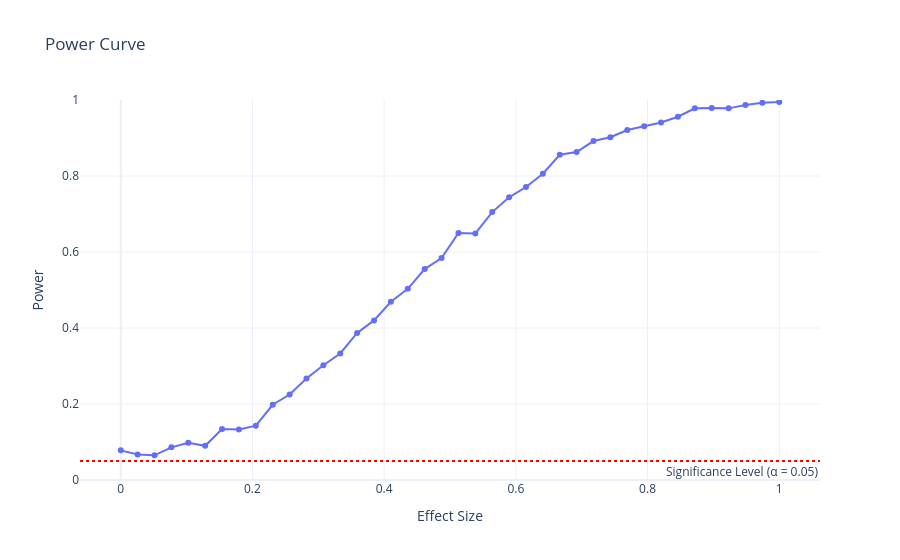
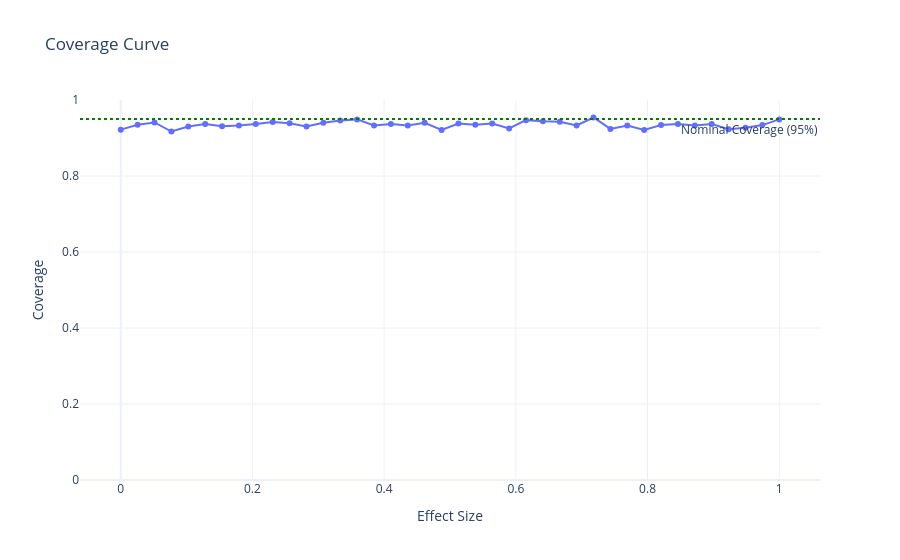
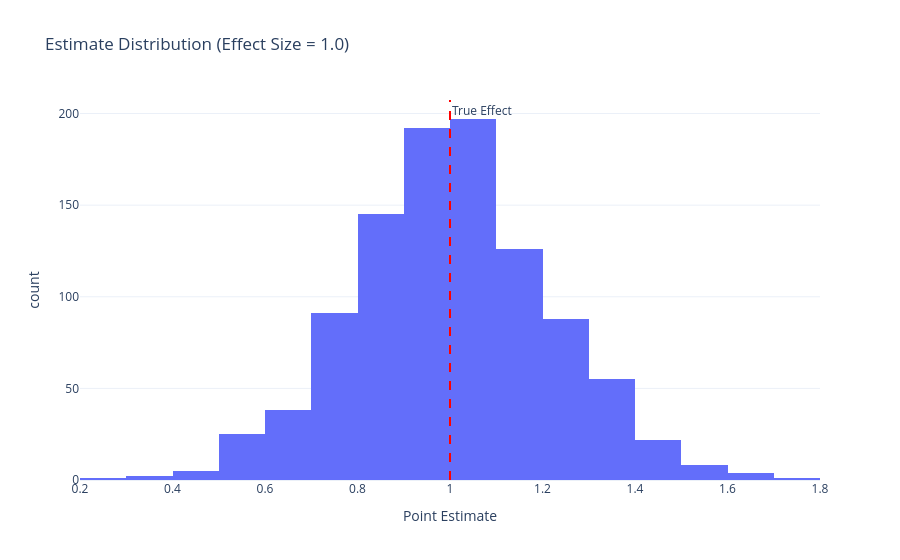
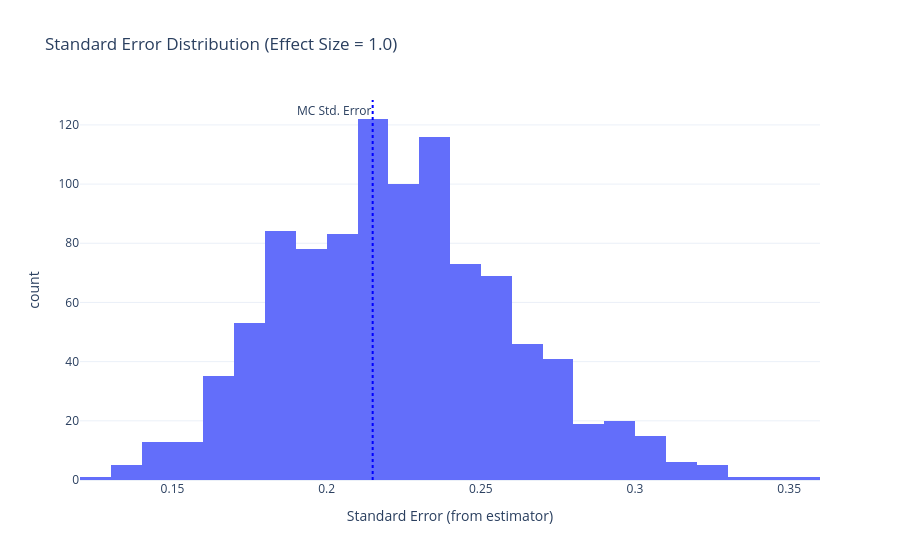

Here is the notebook cell these charts were saved with, in order:
### Code cell
parametric_plotter = SimulationPlotter(parametric_runner)

# Power Curve
fig1 = parametric_plotter.plot_power_curve()
fig1.show()

# Coverage Curve
fig2 = parametric_plotter.plot_coverage_curve()
fig2.show()

# Estimate Distribution
fig3 = parametric_plotter.plot_estimate_distribution(effect_size=effect_sizes[-1])
fig3.show()

# Standard Error Histogram + MCSE overlay
fig4 = parametric_plotter.plot_standard_error_distribution(effect_size=effect_sizes[-1])
fig4.show()

# Bias Curve: mean estimate - true effect
fig5 = parametric_plotter.plot_bias_curve()
fig5.show()

# Standard Error Bias Curve: mean(estimator SE) - std(estimates)
fig6 = parametric_plotter.plot_se_bias_curve()
fig6.show()

### Figure 1 — Plotly figure (JSON) as saved in the notebook; plotly's stock layout.template omitted (floating-point values rounded to 4 significant figures)
{"data": [{"hovertemplate": "Effect Size=%{x}<br>Power=%{y}<extra></extra>", "legendgroup": "", "line": {"color": "#636efa", "dash": "solid"}, "marker": {"symbol": "circle"}, "mode": "lines+markers", "name": "", "orientation": "v", "showlegend": false, "type": "scatter", "x": [0.0, 0.02564, 0.05128, 0.07692, 0.1026, 0.1282, 0.1538, 0.1795, 0.2051, 0.2308, 0.2564, 0.2821, 0.3077, 0.3333, 0.359, 0.3846, 0.4103, 0.4359, 0.4615, 0.4872, 0.5128, 0.5385, 0.5641, 0.5897, 0.6154, 0.641, 0.6667, 0.6923, 0.7179, 0.7436, 0.7692, 0.7949, 0.8205, 0.8462, 0.8718, 0.8974, 0.9231, 0.9487, 0.9744, 1.0], "xaxis": "x", "y": [0.078, 0.067, 0.065, 0.086, 0.098, 0.09, 0.134, 0.133, 0.143, 0.198, 0.225, 0.267, 0.302, 0.333, 0.387, 0.42, 0.469, 0.503, 0.555, 0.584, 0.65, 0.649, 0.705, 0.744, 0.771, 0.806, 0.856, 0.863, 0.892, 0.902, 0.921, 0.931, 0.941, 0.956, 0.978, 0.979, 0.978, 0.987, 0.993, 0.995], "yaxis": "y"}], "layout": {"annotations": [{"showarrow": false, "text": "Significance Level (α = 0.05)", "x": 1, "xanchor": "right", "xref": "x domain", "y": 0.05, "yanchor": "top", "yref": "y"}], "legend": {"tracegroupgap": 0}, "shapes": [{"line": {"color": "red", "dash": "dot"}, "type": "line", "x0": 0, "x1": 1, "xref": "x domain", "y0": 0.05, "y1": 0.05, "yref": "y"}], "title": {"text": "Power Curve"}, "xaxis": {"anchor": "y", "domain": [0, 1], "title": {"text": "Effect Size"}}, "yaxis": {"anchor": "x", "domain": [0, 1], "range": [0, 1], "title": {"text": "Power"}}}}

### Figure 2 — Plotly figure (JSON) as saved in the notebook; plotly's stock layout.template omitted (floating-point values rounded to 4 significant figures)
{"data": [{"hovertemplate": "Effect Size=%{x}<br>Coverage=%{y}<extra></extra>", "legendgroup": "", "line": {"color": "#636efa", "dash": "solid"}, "marker": {"symbol": "circle"}, "mode": "lines+markers", "name": "", "orientation": "v", "showlegend": false, "type": "scatter", "x": [0.0, 0.02564, 0.05128, 0.07692, 0.1026, 0.1282, 0.1538, 0.1795, 0.2051, 0.2308, 0.2564, 0.2821, 0.3077, 0.3333, 0.359, 0.3846, 0.4103, 0.4359, 0.4615, 0.4872, 0.5128, 0.5385, 0.5641, 0.5897, 0.6154, 0.641, 0.6667, 0.6923, 0.7179, 0.7436, 0.7692, 0.7949, 0.8205, 0.8462, 0.8718, 0.8974, 0.9231, 0.9487, 0.9744, 1.0], "xaxis": "x", "y": [0.922, 0.935, 0.941, 0.917, 0.93, 0.937, 0.931, 0.933, 0.937, 0.942, 0.939, 0.93, 0.94, 0.946, 0.949, 0.933, 0.937, 0.933, 0.94, 0.921, 0.938, 0.935, 0.938, 0.925, 0.947, 0.944, 0.943, 0.933, 0.954, 0.924, 0.933, 0.921, 0.934, 0.937, 0.933, 0.937, 0.923, 0.927, 0.934, 0.949], "yaxis": "y"}], "layout": {"annotations": [{"showarrow": false, "text": "Nominal Coverage (95%)", "x": 1, "xanchor": "right", "xref": "x domain", "y": 0.95, "yanchor": "top", "yref": "y"}], "legend": {"tracegroupgap": 0}, "shapes": [{"line": {"color": "green", "dash": "dot"}, "type": "line", "x0": 0, "x1": 1, "xref": "x domain", "y0": 0.95, "y1": 0.95, "yref": "y"}], "title": {"text": "Coverage Curve"}, "xaxis": {"anchor": "y", "domain": [0, 1], "title": {"text": "Effect Size"}}, "yaxis": {"anchor": "x", "domain": [0, 1], "range": [0, 1], "title": {"text": "Coverage"}}}}

### Figure 3 — Plotly figure (JSON) as saved in the notebook; plotly's stock layout.template omitted (floating-point values rounded to 4 significant figures; data arrays with more than 128 entries replaced by an {"elided": "..."} marker saying what was removed)
{"data": [{"bingroup": "x", "hovertemplate": "Point Estimate=%{x}<br>count=%{y}<extra></extra>", "legendgroup": "", "marker": {"color": "#636efa", "pattern": {"shape": ""}}, "name": "", "nbinsx": 30, "orientation": "v", "showlegend": false, "type": "histogram", "x": {"elided": "1000 float values"}, "xaxis": "x", "yaxis": "y"}], "layout": {"annotations": [{"showarrow": false, "text": "True Effect", "x": 1, "xanchor": "left", "xref": "x", "y": 1, "yanchor": "top", "yref": "y domain"}], "barmode": "relative", "legend": {"tracegroupgap": 0}, "shapes": [{"line": {"color": "red", "dash": "dash"}, "type": "line", "x0": 1, "x1": 1, "xref": "x", "y0": 0, "y1": 1, "yref": "y domain"}], "title": {"text": "Estimate Distribution (Effect Size = 1.0)"}, "xaxis": {"anchor": "y", "domain": [0, 1], "title": {"text": "Point Estimate"}}, "yaxis": {"anchor": "x", "domain": [0, 1], "title": {"text": "count"}}}}

### Figure 4 — Plotly figure (JSON) as saved in the notebook; plotly's stock layout.template omitted (floating-point values rounded to 4 significant figures; data arrays with more than 128 entries replaced by an {"elided": "..."} marker saying what was removed)
{"data": [{"bingroup": "x", "hovertemplate": "Standard Error (from estimator)=%{x}<br>count=%{y}<extra></extra>", "legendgroup": "", "marker": {"color": "#636efa", "pattern": {"shape": ""}}, "name": "", "nbinsx": 30, "orientation": "v", "showlegend": false, "type": "histogram", "x": {"elided": "1000 float values"}, "xaxis": "x", "yaxis": "y"}], "layout": {"annotations": [{"showarrow": false, "text": "MC Std. Error", "x": 0.2149, "xanchor": "right", "xref": "x", "y": 1, "yanchor": "top", "yref": "y domain"}], "barmode": "relative", "legend": {"tracegroupgap": 0}, "shapes": [{"line": {"color": "blue", "dash": "dot"}, "type": "line", "x0": 0.2149, "x1": 0.2149, "xref": "x", "y0": 0, "y1": 1, "yref": "y domain"}], "title": {"text": "Standard Error Distribution (Effect Size = 1.0)"}, "xaxis": {"anchor": "y", "domain": [0, 1], "title": {"text": "Standard Error (from estimator)"}}, "yaxis": {"anchor": "x", "domain": [0, 1], "title": {"text": "count"}}}}
